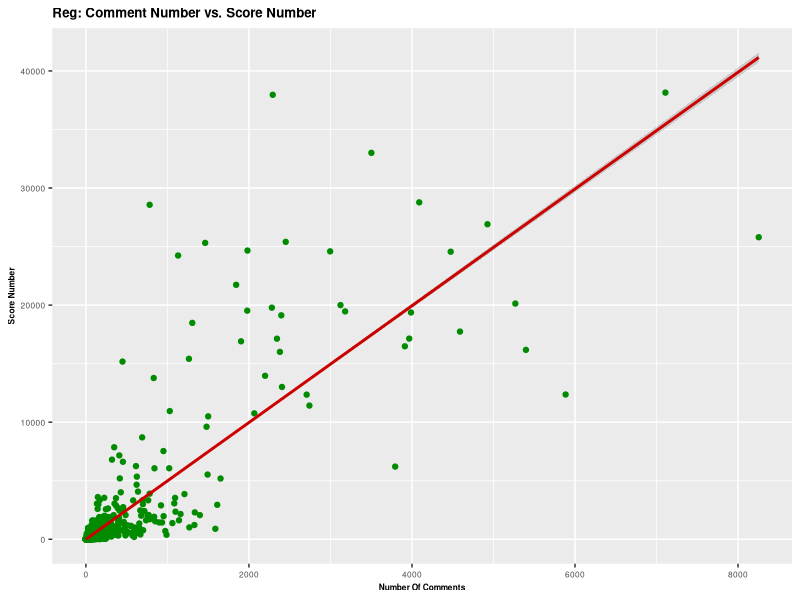

Reproduce this figure in R.
## ---- chunk 1
knitr::opts_chunk$set(echo = TRUE)
knitr::opts_knit$set(root.dir = '../')
library(readr)
library(ggplot2)
## ---- chunk 2
D <- read_csv("./data/clean_posts_sent.csv")
xlab= 'Number Of Comments'
ylab='Score Number'

ggplot(D) +
  # scatterplot
  geom_point(aes(num_comments, score), color = "green4") +

  #add curve that shows statistical relationship between variables
  geom_smooth(aes(num_comments, score), method = "lm" ,color = "red3") +
  
  labs(x = xlab, y = ylab,
       title = "Reg: Comment Number vs. Score Number") +
  
  theme(title=element_text(size=8, face="bold"),
    axis.text=element_text(size=6),
        axis.title=element_text(size=6,face="bold"))


# Estimator results
# reg = lm(D$score ~ D$num_comments)
# summary(reg)
